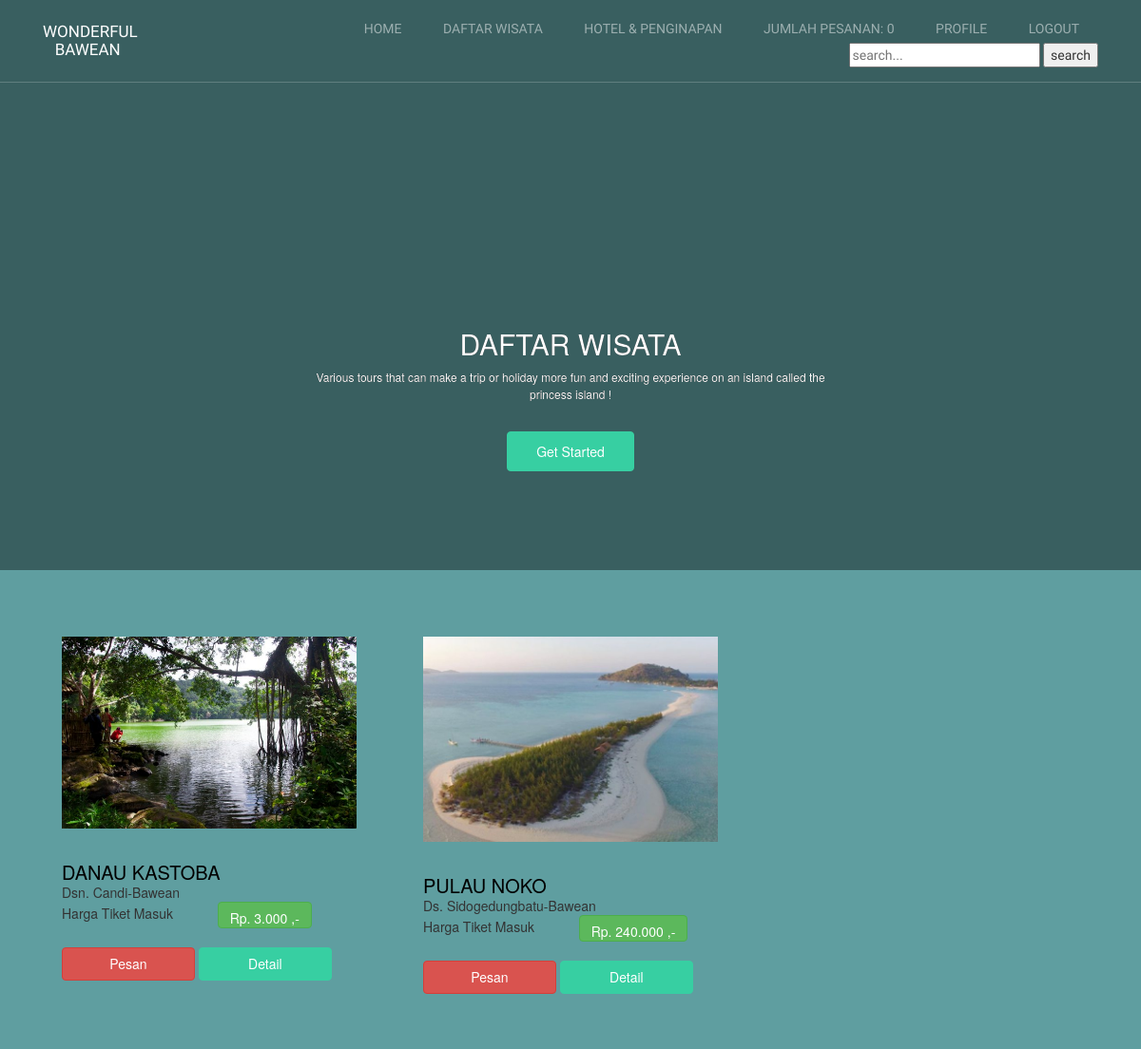
The page /index.php/c_wisata/daftar_wis on the database its author committed.
### tables this page shows
CREATE TABLE `wisata` (
  `wis_id` int(11) NOT NULL,
  `wis_nama` varchar(200) NOT NULL,
  `wis_img` varchar(200) NOT NULL,
  `wis_desc_short` text NOT NULL,
  `wis_desc_long` text NOT NULL,
  `wis_hrg_weekday` decimal(10,0) NOT NULL,
  `wis_status` int(11) NOT NULL
);

### application/controllers/C_wisata.php (called while the page is built, shortened)
<?php
class C_wisata extends CI_Controller {
	function __construct(){
		$this->load->model('M_wisata');
		$this->load->model('M_login');
		$this->load->library('form_validation');
	}
	public function daftar_wis(){
		$data['wisata'] = $this->M_wisata->tampil_data()->result();
		$this->load->view('templates/header');
		$this->load->view('templates/sidebar');
		$this->load->view('user/daf_wis', $data);
		$this->load->view('templates/footer');
	}
}

### index.php (called while the page is built, shortened)
<?php
require_once BASEPATH.'core/CodeIgniter.php';

### application/models/M_wisata.php (called while the page is built, shortened)
<?php
class M_wisata extends CI_Model
{
	public function tampil_data()
	{
		return $this->db->get('wisata');
	}
}

### application/views/user/daf_wis.php (the view)
<div class="site-block-wrap" style="height: 5em">
  <div class="owl-carousel with-dots">
    <div class="site-blocks-cover overlay overlay" style="background-color: #5F9EA0; height: 5em" data-aos="fade" id="home-section">
      <div class="container">
        <div class="row align-items-center justify-content-center">
          <div class="col-md-6 mt-lg-5 text-center">
            <h1 class="text-shadow">DAFTAR WISATA</h1>
            <p class="mb-5 text-shadow">Various tours that can make a trip or holiday more fun and exciting experience on an island called the princess island !</p>
            <p><a href="#daftar-wisata-section" class="btn btn-primary px-5 py-3">Get Started</a></p>
          </div>
        </div>
      </div>
    </div>
  </div>
</div>
<div class="site-section" id="daftar-wisata-section">
    <div class="container">
      <div class="row large-gutters">
      	<?php foreach ($wisata as $wis) : ?>
        <div class="col-md-6 col-lg-4 mb-5 mb-lg-5 ">
          <div class="ftco-media-1">
            <div class="ftco-media-1-inner">
              <a href="#" class="d-inline-block mb-4"><img src="<?php echo base_url().'/assets/image/'.$wis->wis_img ?>" alt="FImageo" class="img-fluid"></a>
              <div class="ftco-media-details">
                <h3><?php echo $wis->wis_nama ?></h3>
                <p><?php echo $wis->wis_desc_short ?></p>
                Harga Tiket Masuk &nbsp;&nbsp;&nbsp;&nbsp;&nbsp;&nbsp;&nbsp;&nbsp;&nbsp;&nbsp; <span class="btn btn-bg btn-success" style="height: 2em"> Rp. <?php echo number_format($wis->wis_hrg_weekday, 0,',','.')  ?> ,-</span><br><br>
                <?php echo anchor('C_wisata/pesan_wis/'.$wis->wis_id, '<div class="btn btn-bg btn-danger" style="width: 10em; height: 2.5em">Pesan</div>') ?>
                <?php echo anchor('C_wisata/detail_wis/'.$wis->wis_id, '<div class="btn btn-bg btn-primary" style="width: 10em; height: 2.5em ">Detail</div>') ?>
              </div>
            </div>
          </div>
        </div>
        	<?php endforeach; ?>
      </div>
    </div>
  </div>

### assets/css/style.css (style rules this page uses)
html { overflow-x: hidden; }
body { line-height: 1.7; color: gray; font-weight: 400; font-size: 1rem; }
a { -webkit-transition: .3s all ease; -o-transition: .3s all ease; transition: .3s all ease; }
h1, h2, h3, h4, h5, .h1, .h2, .h3, .h4, .h5 { font-family: "Oswald", sans-serif; font-weight: 300 !important; text-transform: uppercase; }
.btn { font-size: 16px; border-radius: 4px; padding: 10px 30px; }
.btn.btn-primary { background: #37cfa2; border-color: #37cfa2; color: #fff; }
.site-section { padding: 2.5em 0; }
@media (min-width: 768px) { .site-section { padding: 5em 0; } }
.site-navbar .site-navigation .site-menu a { text-decoration: none !important; display: inline-block; }
.site-navbar .site-navigation .site-menu > li > a { padding: 5px 20px; color: rgba(255, 255, 255, 0.5); display: inline-block; text-decoration: none !important; }
.site-mobile-menu .site-nav-wrap a { padding: 10px 20px; display: block; position: relative; color: #212529; }
.site-mobile-menu .site-nav-wrap > li > a { padding-left: 20px; font-size: 20px; }
.sticky-wrapper .site-navbar ul li a { color: rgba(255, 255, 255, 0.7); }
.site-block-wrap { min-height: 600px; height: calc(100vh); background: #222; }
.site-blocks-cover { background-size: cover; background-repeat: no-repeat; background-position: top; background-position: center center; }
.site-blocks-cover > .container { z-index: 2; position: relative; }
.site-blocks-cover.overlay { position: relative; }
.site-blocks-cover.overlay:before { z-index: 1; position: absolute; content: ""; left: 0; bottom: 0; right: 0; top: 0; background: rgba(0, 0, 0, 0.4); }
.site-blocks-cover .text-shadow { text-shadow: 0px 0px 0px #000; }
.site-blocks-cover, .site-blocks-cover > .container > .row { min-height: 600px; height: calc(100vh); }
.site-blocks-cover h1 { font-size: 3rem; font-weight: 400; color: #fff; font-weight: 900; }
.site-blocks-cover p { color: white; font-size: 1.2rem; line-height: 1.5; font-weight: 300; }
.large-gutters { margin-right: -35px; margin-left: -35px; }
.large-gutters > [class*="col-"] { padding-right: 35px; padding-left: 35px; }
.ftco-media-1 > .ftco-media-1-inner { position: relative; }
.ftco-media-1 > .ftco-media-1-inner:after { position: absolute; content: ""; right: 0px; bottom: 0px; top: 20px; background: #000; width: 100%; z-index: -1; -webkit-transition: .3s all ease; -o-transition: .3s all ease; transition: .3s all ease; opacity: 0; visibility: hidden; }
.ftco-media-1 .ftco-media-details { -webkit-transition: .3s all ease; -o-transition: .3s all ease; transition: .3s all ease; }
.ftco-media-1 h3 { font-size: 20px; color: #000; margin-bottom: 0; }
.ftco-media-1 p { margin-bottom: 0; }

### rows shown on the page
wisata: wis_img (picture), wis_nama "DANAU KASTOBA", wis_desc_short "Dsn. Candi-Bawean", wis_hrg_weekday "3.000", wis_id "Pesan", wis_id "Detail"
wisata: wis_img (picture), wis_nama "PULAU NOKO", wis_desc_short "Ds. Sidogedungbatu-Bawean", wis_hrg_weekday "240.000", wis_id "Pesan", wis_id "Detail"

### other values the page prints
anchor('C_wisata/detail_pes_wis', $pes_wis) "JUMLAH PESANAN: 0"
